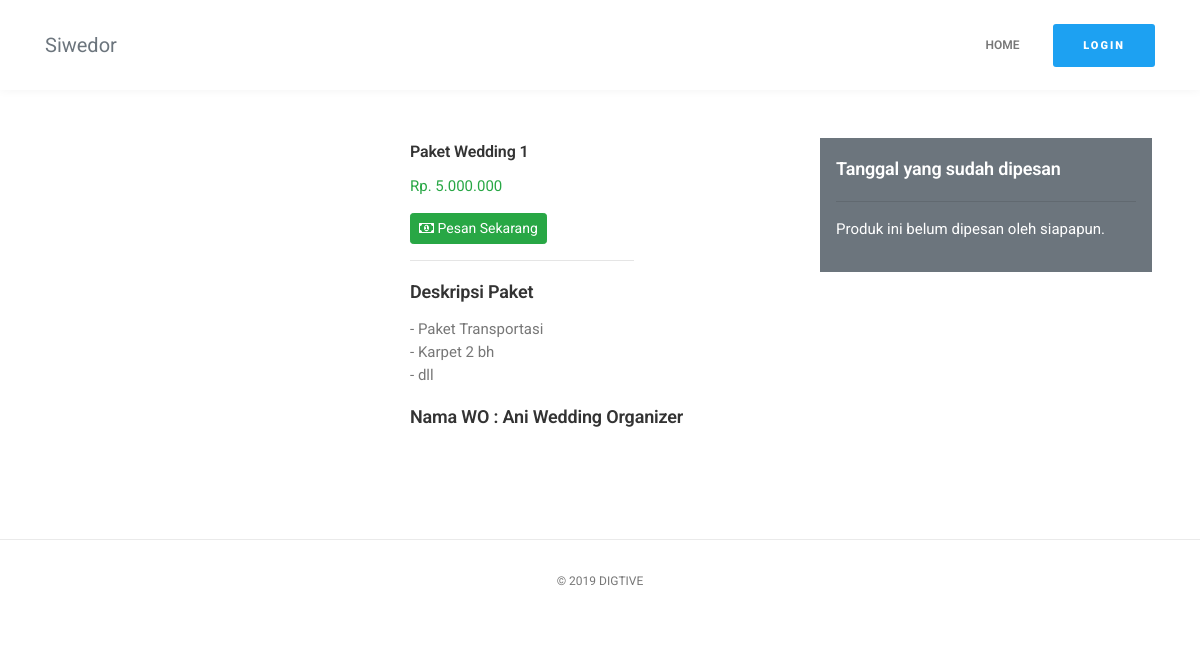
/paket/3, run on the app's committed database.
### tables this page shows
CREATE TABLE `tb_paket` (
  `paket_id` int(11) NOT NULL,
  `paket_nama` text NOT NULL,
  `paket_harga` bigint(20) NOT NULL,
  `paket_foto` text NOT NULL,
  `paket_deskripsi` text NOT NULL,
  `paket_dari` int(11) NOT NULL,
  `paket_date_created` datetime NOT NULL DEFAULT current_timestamp()
);

CREATE TABLE `tb_vendor` (
  `vendor_id` int(11) NOT NULL,
  `vendor_username` varchar(255) NOT NULL,
  `vendor_nama` text NOT NULL,
  `vendor_alamat` text NOT NULL,
  `vendor_password` text NOT NULL,
  `vendor_nope` text NOT NULL,
  `vendor_date_created` datetime NOT NULL DEFAULT current_timestamp()
);

### application/controllers/Welcome.php (called while the page is built, shortened)
<?php
	class Welcome extends CI_Controller
	{
	 public function __construct()
    {
        $this->load->model('ProdukModel');
        $this->load->model('CrudModel');
        $this->load->model('PaketModel');
        $this->load->model('PembelianModel');
    }
    public function paket($id)
    {
        $data = array(
            'page_title' => 'Data Produk',
            'icon_title' => 'fa-product-hunt',
            'paket' => $this->PaketModel->lihat_satu_paket($id),
        );
        $this->load->view('frontend/templates/header', $data);
        $this->load->view('frontend/produk/satuan',$data);
        $this->load->view('frontend/templates/footer');
    }
}
?>

### index.php (called while the page is built, shortened)
<?php
require_once BASEPATH.'core/CodeIgniter.php';

### application/models/PaketModel.php (called while the page is built, shortened)
<?php
class PaketModel extends CI_Model {
	public function lihat_satu_paket($id){
		$this->db->select('*');
		$this->db->from('tb_paket');
		$this->db->join('tb_vendor','tb_vendor.vendor_id = tb_paket.paket_dari');
		$this->db->where('tb_paket.paket_id',$id);
		$query = $this->db->get();
		return $query->row_array();
	}
}

### application/helpers/nominal_helper.php (called while the page is built)
<?php  if ( ! defined('BASEPATH')) exit('No direct script access allowed');
if (!function_exists('nominal')) {
	function nominal($angka){
		$jd = number_format($angka, 0, ',', '.');
		return $jd;
	}
}

### application/models/PembelianModel.php (called while the page is built, shortened)
<?php
class PembelianModel extends CI_Model {
	public function cek_pembelian_tgl($paket){
		$this->db->select('*');
		$this->db->from('tb_pembelian');
		$this->db->where('pembelian_paket',$paket);
		$query = $this->db->get();
		return $query->result_array();
	}
}

### application/views/frontend/produk/satuan.php (the view, shortened to what this page needs)
        <div class="row mt-5">
            <div class="col-lg-12">
                <div class="page-wrapper">
                    <div class="page-content-wrapper">
                        <div class="single-product-main-content-area section-space">
                            <div class="row">
                                <div class="col-lg-4">
                                    <div class="product-details-slider-area">
                                        <div class="big-image-wrapper">
                                            <div class="product-details-big-image-slider-wrapper product-details-big-image-slider-wrapper--bottom-space ht-slick-slider"
                                            >
                                                <div class="single-image text-center p-5">
                                                </div>
                                            </div>
                                        </div>
                                    </div>
                                </div>
                                <div class="col-lg-4">
                                    <div class="single-product-content-description">
                                        <h4 class="product-title"><?= $paket['paket_nama'] ?></h4>
                                        <p class="single-grid-product__price"><span class="discounted-price text-success">Rp. <?= nominal($paket['paket_harga']) ?></span></p>
                                        <a href="<?= base_url() ?>pesan/<?= $paket['paket_id'] ?>"><button class="btn btn-success btn-sm"><i class="fa fa-money"></i> Pesan Sekarang</button></a>
<hr style="width: 59%;">
                                        <h3>Deskripsi Paket</h3>
                                        <p class="product-description">
                                            <?php
                                                 $deskripsi= explode('-',$paket['paket_deskripsi']);
                                            ?>
                                                <?php for ($i = 0; $i < count($deskripsi)-1 ; $i++) {
                                                echo '-'.$deskripsi[$i+1].'<br>';
                                            } ?>
                                        </p>
                                        <h3>Nama WO : <?= $paket['vendor_nama'] ?></h3>
                                        <div class="row mb-5">
                                            <div class="col-md-12 mb-5">
                                            </div>
                                        </div>
                                    </div>
                                </div>
                                <div class="col-lg-4">
                                    <div class="single-product-content-description bg-secondary p-3 mr-5">
                                        <h3 style="color: white;">Tanggal yang sudah dipesan</h3>
                                            <hr>
                                            <?php
                                            $no=1;
                                            $pembelian = $this->PembelianModel->cek_pembelian_tgl($paket['paket_id']); ?>
                                            <?php if (count($pembelian)>0){ ?>
                                                <?php foreach ($pembelian as $va): ?>
                                                <span style="color: white;"><b><?=  $no.'. '.date_indo($va['pembelian_tgl_acara']); ?> </b></span><br>
                                            <?php $no++; endforeach ?>
                                            <?php }else{ ?>
                                                <p style="color: white;">Produk ini belum dipesan oleh siapapun.</p>
                                            <?php } ?>
                                    </div>
                                </div>
                            </div>
                        </div>
                    </div>
                </div>
            </div>
        </div>

### assets/frontend/css/main.css (style rules this page uses)
* { padding: 0; margin: 0; }
body { background-color: #fff; font-family: 'Roboto', sans-serif; font-size: 15px; line-height: 23px; color: #777; font-weight: 400; position: relative; overflow-x: hidden; }
h1, h2, h3, h4, h5, h6 { font-family: 'Roboto', sans-serif; -webkit-font-smoothing:antialiased; color: #333; }
h3,h4 { margin: 0 0 10px; font-weight: 600; line-height: 1.7; color: #333; letter-spacing: -0.01em; }
h3 { font-size: 18px; }
h4 { font-size: 16px; }
p { font-size: 15px; margin-bottom: 15px; }
a, a:hover { text-decoration: none; }
button { border: none; background: none; }
a,a:hover, .overlay, img, .form-control, .form-control:hover, button { -webkit-transition: all 0.5s; -o-transition: all 0.5s; transition: all 0.5s; }

### data on the page
tb_paket: paket_nama "Paket Wedding 1", paket_harga "5.000.000", paket_deskripsi "Paket Transportasi", paket_deskripsi "Karpet 2 bh", paket_deskripsi "dll", tb_vendor.vendor_nama "Ani Wedding Organizer"
